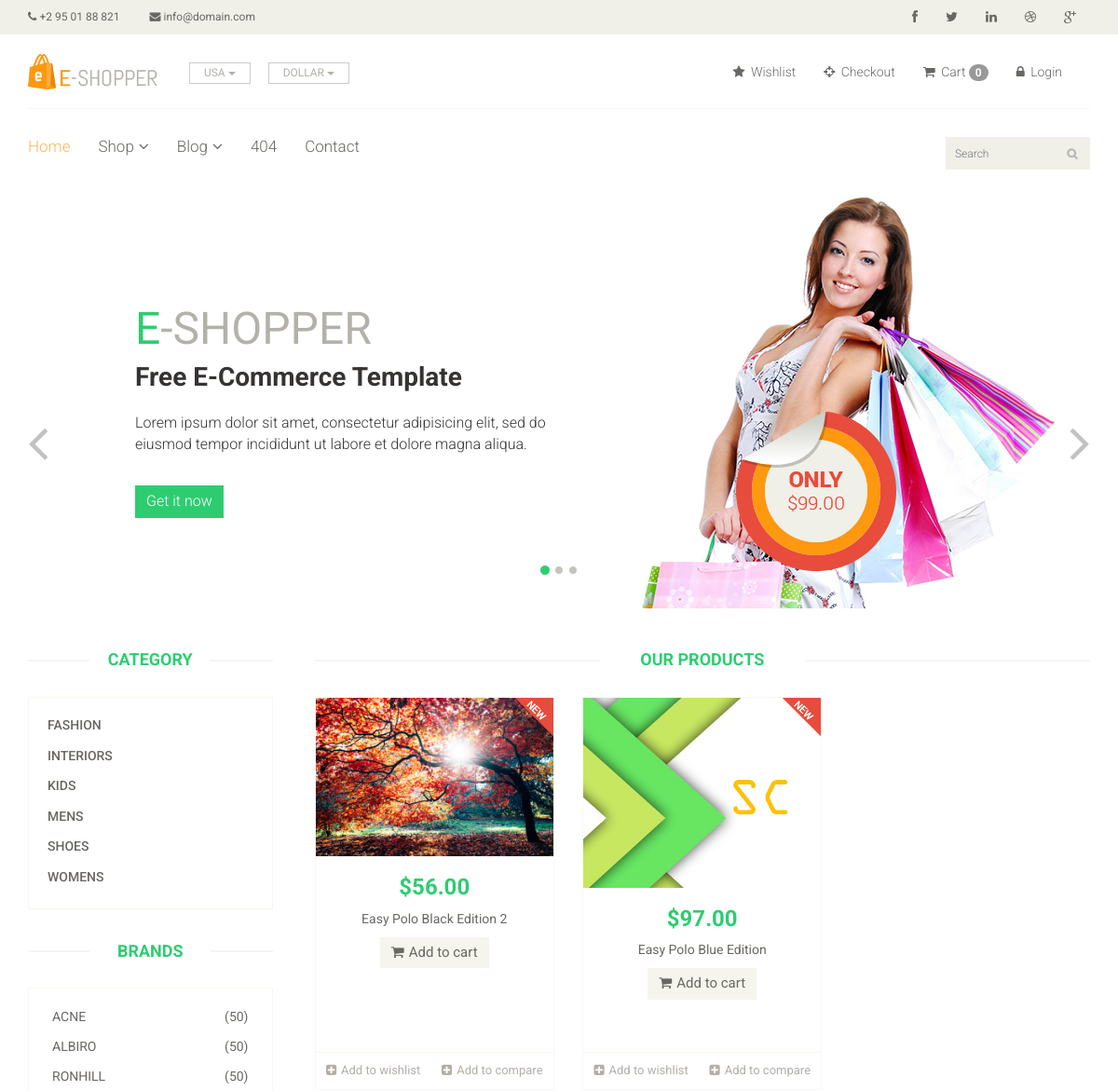
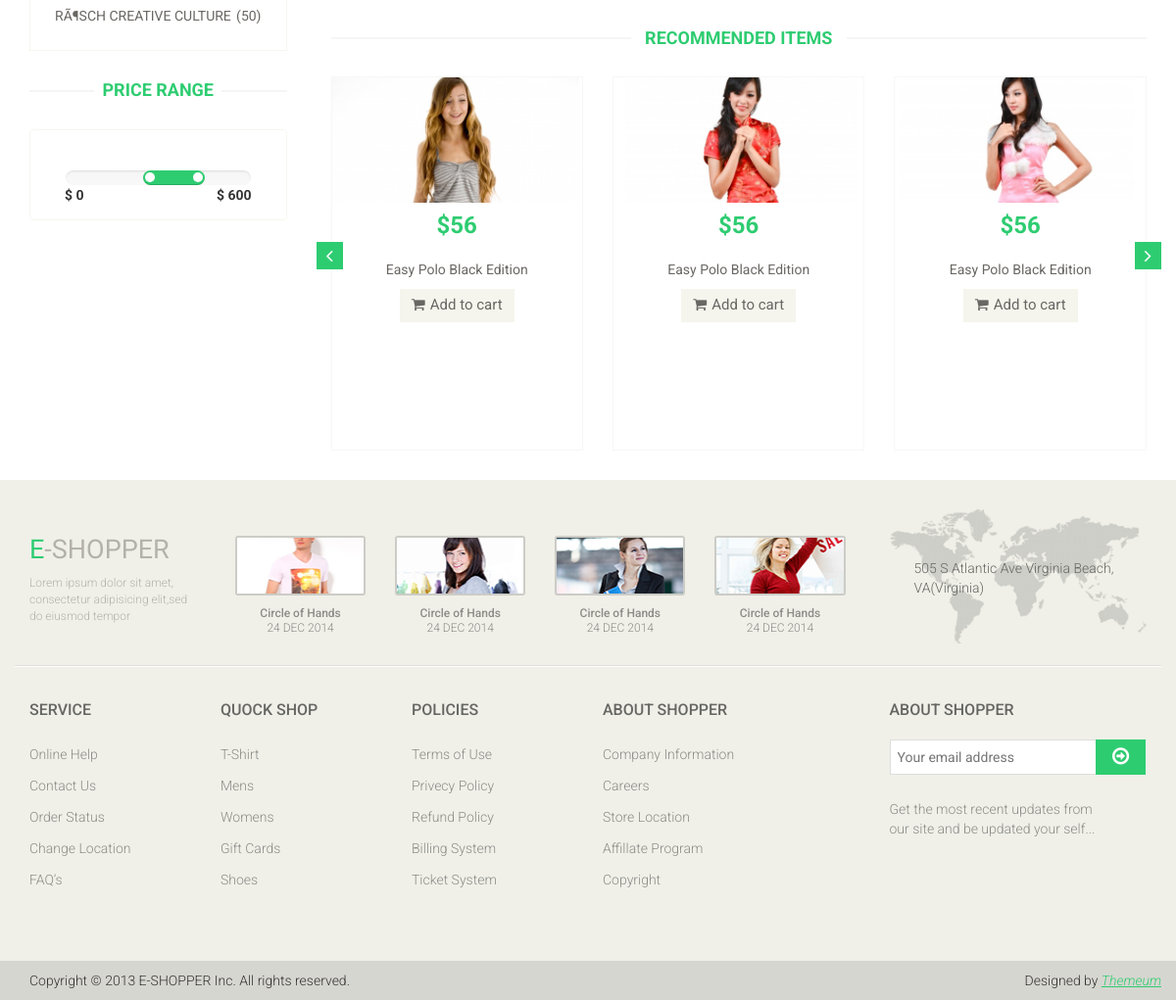
The page / on the database its author committed (2 pictures, top to bottom).
### tables this page shows
CREATE TABLE `category_table` (
  `categoryId` int(11) NOT NULL,
  `category` varchar(55) NOT NULL
);

CREATE TABLE `brand_table` (
  `brandId` int(11) NOT NULL,
  `brandName` varchar(55) NOT NULL
);

CREATE TABLE `products_table` (
  `productId` int(11) NOT NULL,
  `productName` varchar(55) NOT NULL,
  `brandId` int(11) NOT NULL,
  `categoryId` int(11) NOT NULL,
  `price` float(11,2) NOT NULL,
  `products_details` varchar(255) NOT NULL,
  `image` varchar(55) NOT NULL,
  `productCode` varchar(55) NOT NULL,
  `type` int(11) NOT NULL,
  `postTime` datetime NOT NULL DEFAULT CURRENT_TIMESTAMP ON UPDATE CURRENT_TIMESTAMP,
  `author` varchar(55) NOT NULL
);

### libs/Database.php (called while the page is built, shortened)
<?php
class Database{
    public $host   = DB_HOST;
    public $user   = DB_USER;
    public $pass   = DB_PASS;
    public $dbname = DB_NAME;
    public $link;
    public function dbConnect(){
        $this->link = new mysqli($this->host, $this->user, $this->pass, $this->dbname);
    }
    public function readData($query){
        $result = $this->link->query($query) or die($this->link->error.__LINE__);
        if($result->num_rows > 0){
            return $result;
        }
        else {
            return false;
        }
    }
}
?>

### libs/Category.php (called while the page is built, shortened)
<?php
class Category{
	private $db;
 	public function __construct(){
 		$this->db = new Database();
 	}
 	public function getAllCat(){
 		$query = "SELECT * FROM category_table ORDER BY category ASC";
 		$result = $this->db->readData($query);
 		return $result;
 	}
}
?>

### libs/Brand.php (called while the page is built, shortened)
<?php
class Brand{
	private $db;
 	public function __construct(){
 		$this->db = new Database();
 	}
 	public function getAllBrand(){
 		$query = "SELECT * FROM brand_table ORDER BY brandId ASC";
 		$result = $this->db->readData($query);
 		return $result;
 	}
}
?>

### libs/Products.php (called while the page is built, shortened)
<?php
class Products{
	private $db;
 	public function __construct(){
 		$this->db = new Database();
 	}
    public function getHomePageProducts(){
        $query = "SELECT * FROM products_table ORDER BY productId DESC LIMIT 6";
        $result = $this->db->readData($query);
        return $result;
    }
}
?>

### index.php (the view, shortened to what this page needs)
<?php include "include/header.php" ?>
	<section id="slider">
		<div class="container">
			<div class="row">
				<div class="col-sm-12">
					<div id="slider-carousel" class="carousel slide" data-ride="carousel">
						<ol class="carousel-indicators">
							<li data-target="#slider-carousel" data-slide-to="0" class="active"></li>
							<li data-target="#slider-carousel" data-slide-to="1"></li>
							<li data-target="#slider-carousel" data-slide-to="2"></li>
						</ol>
						<div class="carousel-inner">
							<div class="item active">
								<div class="col-sm-6">
									<h1><span>E</span>-SHOPPER</h1>
									<h2>Free E-Commerce Template</h2>
									<p>Lorem ipsum dolor sit amet, consectetur adipisicing elit, sed do eiusmod tempor incididunt ut labore et dolore magna aliqua. </p>
									<button type="button" class="btn btn-default get">Get it now</button>
								</div>
								<div class="col-sm-6">
									<img src="images/home/girl1.jpg" class="girl img-responsive" alt="" />
									<img src="images/home/pricing.png"  class="pricing" alt="" />
								</div>
							</div>
						</div>
						<a href="#slider-carousel" class="left control-carousel hidden-xs" data-slide="prev">
							<i class="fa fa-angle-left"></i>
						</a>
						<a href="#slider-carousel" class="right control-carousel hidden-xs" data-slide="next">
							<i class="fa fa-angle-right"></i>
						</a>
					</div>
				</div>
			</div>
		</div>
	</section>
	<section>
		<div class="container">
			<div class="row">
				<div class="col-sm-3">
					<?php include "include/sidebar.php" ?>
				</div>
				<div class="col-sm-9 padding-right">
					<div class="features_items">
						<h2 class="title text-center">Our Products</h2>
						<?php
							$getProducts = $pro->getHomePageProducts();
							if ($getProducts) {
								while ($productValue = $getProducts->fetch_assoc()) {
						?>
						<div class="col-sm-4">
							<div class="product-image-wrapper">
								<div class="single-products">
									<div class="productinfo text-center">
										<img src="admin/<?php echo $productValue['image']; ?>" alt="" />
										<h2>$<?php echo $productValue['price']; ?></h2>
										<a href="product-details.php?single_product_details=<?php echo $productValue['productId']; ?>">
											<p><?php echo $productValue['productName']; ?></p>
										</a>
										<a href="product-details.php?single_product_details=<?php echo $productValue['productId']; ?>&add-to-cart" class="btn btn-default add-to-cart"><i class="fa fa-shopping-cart"></i>Add to cart</a>
									</div>
									<div class="product-overlay">
										<div class="overlay-content">
										</div>
									</div>
									<?php if ($productValue['type'] == 0 ) {
									?>
									<img src="images/home/new.png" class="new" alt="" />
								<?php } ?>
								</div>
								<div class="choose">
									<ul class="nav nav-pills nav-justified">
										<li><a href="#"><i class="fa fa-plus-square"></i>Add to wishlist</a></li>
										<li><a href="#"><i class="fa fa-plus-square"></i>Add to compare</a></li>
									</ul>
								</div>
							</div>
						</div>
						<?php } } ?>
					</div>
					<div class="recommended_items">
						<h2 class="title text-center">recommended items</h2>
						<div id="recommended-item-carousel" class="carousel slide" data-ride="carousel">
							<div class="carousel-inner">
								<div class="item active">
									<div class="col-sm-4">
										<div class="product-image-wrapper">
											<div class="single-products">
												<div class="productinfo text-center">
													<img src="images/home/recommend1.jpg" alt="" />
													<h2>$56</h2>
													<p>Easy Polo Black Edition</p>
													<a href="#" class="btn btn-default add-to-cart"><i class="fa fa-shopping-cart"></i>Add to cart</a>
												</div>
											</div>
										</div>
									</div>
									<div class="col-sm-4">
										<div class="product-image-wrapper">
											<div class="single-products">
												<div class="productinfo text-center">
													<img src="images/home/recommend2.jpg" alt="" />
													<h2>$56</h2>
													<p>Easy Polo Black Edition</p>
													<a href="#" class="btn btn-default add-to-cart"><i class="fa fa-shopping-cart"></i>Add to cart</a>
												</div>
											</div>
										</div>
									</div>
									<div class="col-sm-4">
										<div class="product-image-wrapper">
											<div class="single-products">
												<div class="productinfo text-center">
													<img src="images/home/recommend3.jpg" alt="" />
													<h2>$56</h2>
													<p>Easy Polo Black Edition</p>
													<a href="#" class="btn btn-default add-to-cart"><i class="fa fa-shopping-cart"></i>Add to cart</a>
												</div>
											</div>
										</div>
									</div>
								</div>
							</div>
							 <a class="left recommended-item-control" href="#recommended-item-carousel" data-slide="prev">
								<i class="fa fa-angle-left"></i>
							  </a>
							  <a class="right recommended-item-control" href="#recommended-item-carousel" data-slide="next">
								<i class="fa fa-angle-right"></i>
							  </a>
						</div>
					</div>
				</div>
			</div>
		</div>
	</section>
<?php include "include/footer.php" ?>

### include/sidebar.php (shortened to what this page needs)
<div class="left-sidebar">
	<h2>Category</h2>
	<div class="panel-group category-products" id="accordian">
		<?php
			$getCategory = $cat->getAllCat();
			if ($getCategory) {
				while ($value = $getCategory->fetch_assoc()) {
        ?>
		<div class="panel panel-default">
			<div class="panel-heading">
				<h4 class="panel-title"><a href="productby-category.php?products_by_category=<?php echo $value['categoryId']; ?>&show_products"><?php echo $value['category']; ?></a></h4>
			</div>
		</div>
	<?php } } ?>
	</div>
	<div class="brands_products">
		<h2>Brands</h2>
		<div class="brands-name">
			<ul class="nav nav-pills nav-stacked">
				<?php
                    $showBrand = $brand->getAllBrand();
                    if ($showBrand) {
                        while ($brandValue = $showBrand->fetch_assoc()) {
                ?>
				<li><a href="productby-brand.php?products_by_brand=<?php echo $brandValue['brandId']; ?>&show_products"> <span class="pull-right">(50)</span><?php echo $brandValue['brandName']; ?></a></li>
				<?php } }else{ ?>
				<li><a href="#"> <span class="pull-right">(0)</span>No Brand</a></li>
				<?php } ?>
			</ul>
		</div>
	</div>
	<div class="price-range">
		<h2>Price Range</h2>
		<div class="well text-center">
			 <input type="text" class="span2" value="" data-slider-min="0" data-slider-max="600" data-slider-step="5" data-slider-value="[250,450]" id="sl2" ><br />
			 <b class="pull-left">$ 0</b> <b class="pull-right">$ 600</b>
		</div>
	</div>
</div>

### rows shown on the page
category_table: category "FASHION"
category_table: category "INTERIORS"
category_table: category "KIDS"
category_table: category "MENS"
category_table: category "SHOES"
category_table: category "WOMENS"
brand_table: brandName "ACNE"
brand_table: brandName "ALBIRO"
brand_table: brandName "RONHILL"
brand_table: brandName "RÃ¶SCH CREATIVE CULTURE"
products_table: image (picture), price "56.00", productName "Easy Polo Black Edition 2", type 0 (drawn)
products_table: image (picture), price "97.00", productName "Easy Polo Blue Edition", type 0 (drawn)
